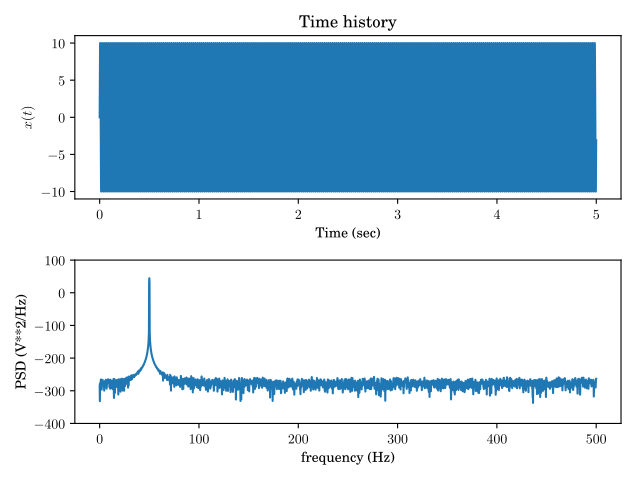

Source code (Python):
from scipy import signal
import numpy as np
import matplotlib.pyplot as plt
import vibrationtesting as vt
import numpy.linalg as la

# Generate a 5 second test signal, a 10 V sine wave at 50 Hz, corrupted by
# 0.001 V**2/Hz of white noise sampled at 1 kHz.

sample_freq = 1e3
tfinal = 5
sig_freq=50
A=10
noise_power = 0.0001 * sample_freq / 2
noise_power = A/1e12
time = np.arange(0,tfinal,1/sample_freq)
time = np.reshape(time, (1, -1))
x = A*np.sin(2*np.pi*sig_freq*time)
x = x + np.random.normal(scale=np.sqrt(noise_power),
                         size=(1, time.shape[1]))
fig = plt.figure()
plt.subplot(2,1,1)
# <matplotlib...>
plt.plot(time[0,:],x[0,:])
# [<matplotlib.lines.Line2D object at ...>]
plt.title('Time history')
# Text(0.5,1,'Time history')
plt.xlabel('Time (sec)')
# Text(0.5,0,'Time (sec)')
plt.ylabel('$x(t)$')
# Text(0,0.5,'$x(t)$')

# Compute and plot the autospectrum density.
freq_vec, Pxx = vt.asd(x, time, windowname="hanning", ave=bool(False))
plt.subplot(2,1,2)
# <matplotlib...>
plt.plot(freq_vec, 20*np.log10(Pxx[0,:]))
# [<matplotlib.lines.Line2D object at ...>]
plt.ylim([-400, 100])
# (-400, 100)
plt.xlabel('frequency (Hz)')
# Text(0.5,0,'frequency (Hz)')
plt.ylabel('PSD (V**2/Hz)')
# Text(0,0.5,'PSD (V**2/Hz)')
fig.tight_layout()
